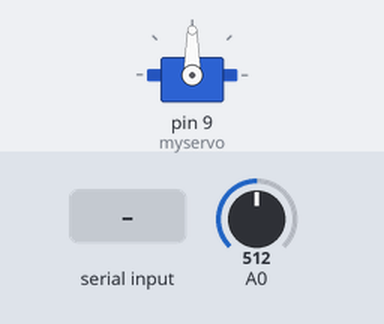
The sketch below on a simulated Arduino Uno, built with avr-gcc and run on an emulated ATmega328P. Parts: servo. Inputs (shaded band) come from the test bench; at power-on: A0 = 512. What the sketch prints to the serial monitor is not drawn.

Above: at 1.2 s.
1.3 s: "90,45\n" received over Serial
At 2.5 s:
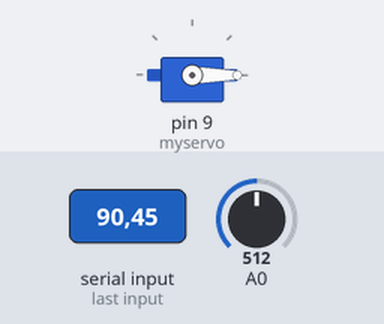
2.8 s: A0 set to 40
Timing chart, 0 to 5.8 s (numbered marks = the images above; inputs shaded):
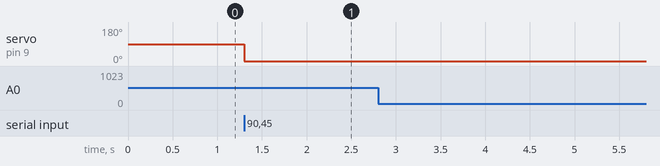

Measured:
- after the input at 1.3 s, servo on pin 9 (myservo): 90° → 0° at once
- after the input at 2.8 s, every drawn part: stays the same

The sketch:

task_3_lab_4.ino
```cpp
#include <Servo.h>
Servo myservo;
unsigned long StartTime = millis();
const long interval = 10;
unsigned long previousMillis = 0;
int sensorValue = 50;
bool in_motion = false;
int input;
#define MAX_PWM 1600
#define MID_PWM 1500
#define MIN_PWM 1400

void setup() {
  pinMode(A0, INPUT);
  Serial.begin(9600);
  myservo.attach(9);


}

void loop() {
  unsigned long currentMillis = millis();
  if(Serial.available() > 0){
    input = Serial.parseInt();
    myservo.writeMicroseconds(input);
  }
  sensorValue = analogRead(A0);
  if (sensorValue <= 50 && !in_motion) {
    in_motion = true;
    Serial.println((currentMillis - previousMillis) / 60);
    previousMillis = currentMillis;

  }

  if (sensorValue >= 120 && in_motion) {
    in_motion = false;
  }


}
```
